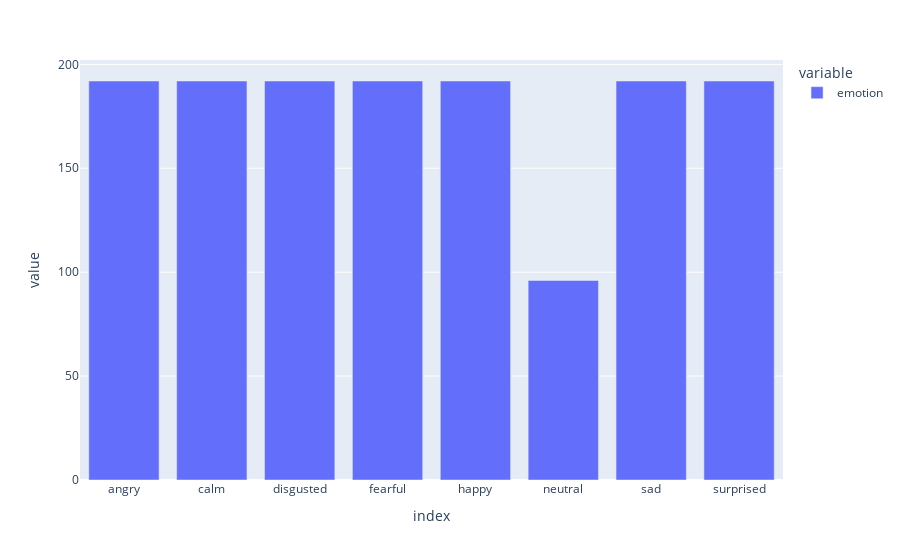

The code cell stored with this chart in its notebook:
### Code cell
px.bar(df.groupby('emotion')['emotion'].count())

### Figure 1 — Plotly figure (JSON) as saved in the notebook; plotly's stock layout.template omitted (floating-point values rounded to 4 significant figures)
{"data": [{"alignmentgroup": "True", "hovertemplate": "variable=emotion<br>index=%{x}<br>value=%{y}<extra></extra>", "legendgroup": "emotion", "marker": {"color": "#636efa"}, "name": "emotion", "offsetgroup": "emotion", "orientation": "v", "showlegend": true, "textposition": "auto", "type": "bar", "x": ["angry", "calm", "disgusted", "fearful", "happy", "neutral", "sad", "surprised"], "xaxis": "x", "y": [192, 192, 192, 192, 192, 96, 192, 192], "yaxis": "y"}], "layout": {"barmode": "relative", "legend": {"title": {"text": "variable"}, "tracegroupgap": 0}, "margin": {"t": 60}, "xaxis": {"anchor": "y", "domain": [0, 1], "title": {"text": "index"}}, "yaxis": {"anchor": "x", "domain": [0, 1], "title": {"text": "value"}}}}
